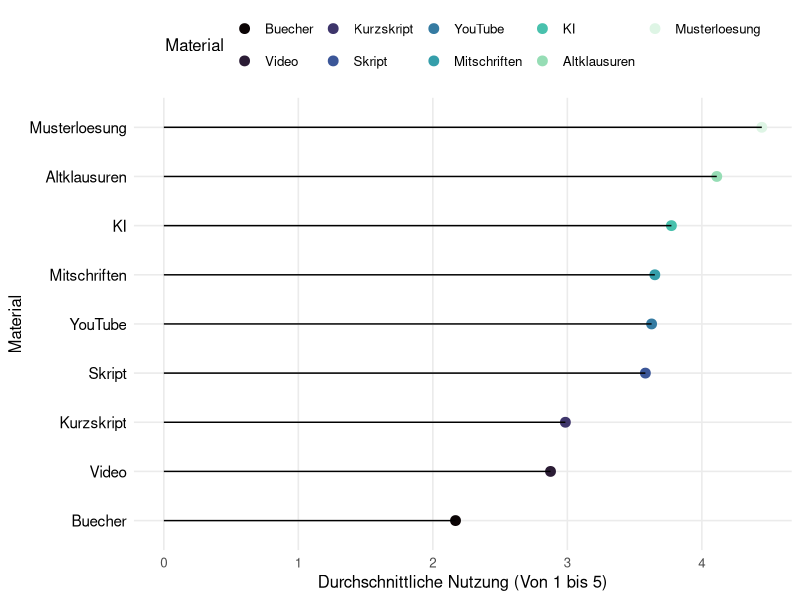
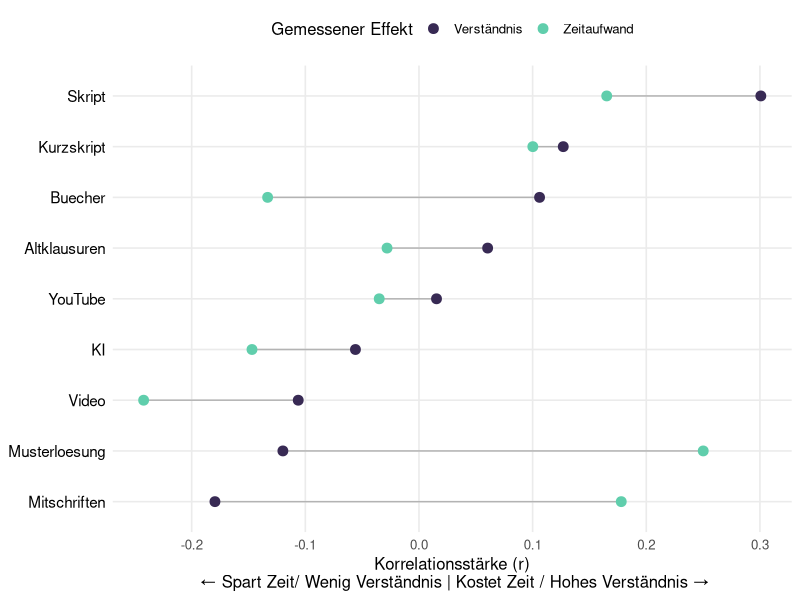
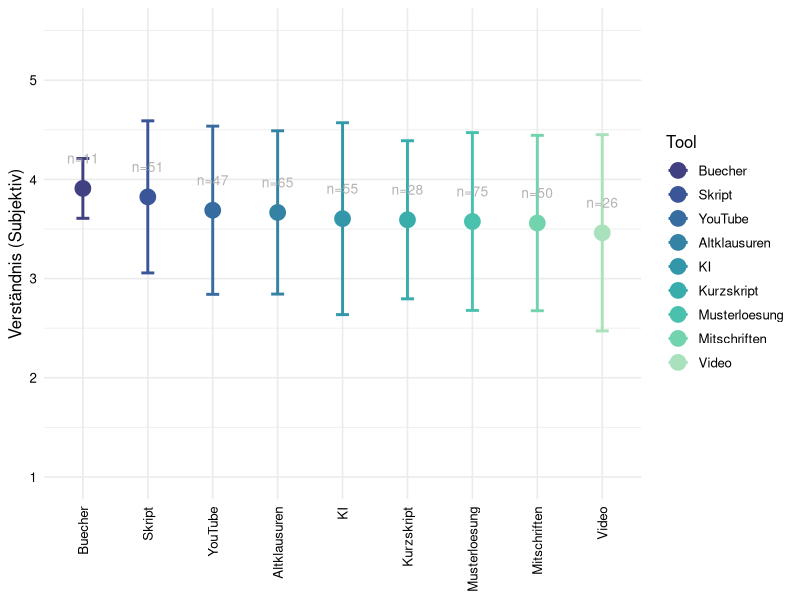
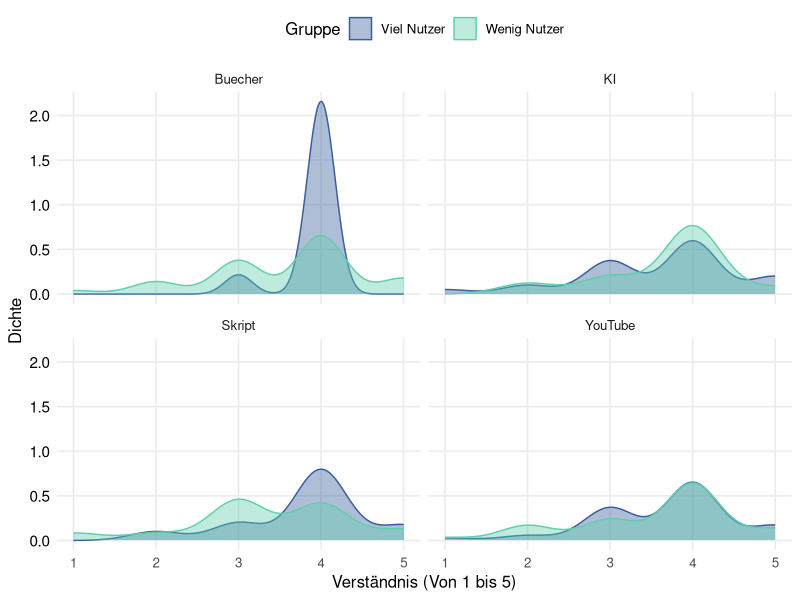

Write the R code that produced these figures, in order. (Note: this script raises an error after producing the figures.)

#Library installieren 
library(tidyverse)

#Reinladen der Umfrage ins global Enviorment
survey.data <- read.csv("results-survey_cleaned.csv")

#Frage/Plot 1 - Ein abbild zeigen von dem was wir eigentlich grade Nutzen
#Die Idee hinter diesem Plot ist für die Analyse dann um den Roten Faden zu halten erstmal zu zeigen was 
#die Studenten eigentlich Nutzen, damit wir nachher Zeigen können das obwohl KI und Digitale Lernmittel
#häufig genutzt werden sie nicht mit einer erfahrung

#Wir extrahieren die passenden Informationen aus unserer Umfrage für unseren Plot
plot.1.data <- survey.data %>%
  #Wir wählen uns die wichtigen Daten aus der Befragung aus (Hier: Die Daten zur Nutzung)
  select(starts_with("Nutzung")) %>%
  #Wir fassen alles zusammen indem wir den Durschnitt für alle mittel ausrechnen und fehlende Werte entfernen
  summarise(across(everything(), mean, na.rm = TRUE)) %>%
  #Wir Formen unser Material um damit wir das ganze mit ggplot vernünftig erstellen 
  #können und bennen Material und den Score richtig um 
  pivot_longer(everything(), names_to = "Material", values_to = "Score") %>%
  #Wir entfernen von den Spalten die bleibsel der csv Datei und Sortieren
  #es so das zuerst die Materialspalte und dann die Scorespalte kommt
  mutate(
    Material = str_remove_all(Material, "Nutzung_|_Num"),
    Material = fct_reorder(Material, Score)
  )

#Wir erstellen unseren Plot für das erste Thema 
plot1 <- ggplot(plot.1.data, aes(x = Score, y = Material)) +
  #Wir erstellen einen kleinen Punkt an der Spitze der Nutzung
  geom_point(size = 3, aes(color = Material)) +
  #Wir zeichnen eine Linie die bis zu dem eben gezeichneten Punkt geht 
  geom_segment(aes(
    x = 0,
    xend = Score,
    y = Material,
    yend = Material
  )) +
  #Hinzufügen von Achsenbeschriftungen
  labs(x = "Durchschnittliche Nutzung (Von 1 bis 5)",
       y = "Material") +
  #Minimal Theme und Farbpallete für Optik vom Plots
  theme_minimal(base_size = 12) +
  theme(
    legend.position = "top", 
    panel.grid.minor = element_blank(),
    plot.title = element_text(face = "bold", size = 16), 
    axis.text.y = element_text(color = "black", size = 11)
  ) +
  scale_color_viridis_d(option = "mako") 

#Wir speichern unsere Grafik fürs Github Projekt
ggsave("Plot1.Nutzung.pdf",
       plot = plot1,
       device = "pdf",
       width = 10,
       height = 4.5)

#Frage/Plot 2 - Zeigen das viele Studenten sich Zeitersparnis beim Studium wünschen

#Um für diese Frage einen guten Plot zu erstellen müssen wir uns erstmal
#anschauen wie Zeitaufwand und Material Korrelieren

cor.time <- survey.data %>%
  summarise(across( 
    starts_with("Nutzung"), #Für alle Spalten die mit "Nutzung" anfangen in der csv
    ~ cor(.x, Effekt_Zeitaufwand_Num, use = "complete.obs") #Berechnen wir die Korrelation mit dem Zeitaufwand
  )) %>%
  #Wir beschriften unsere Zeilen wieder um und formen sie in lange Reihen um
  pivot_longer(everything(), names_to = "Material", values_to = "Zeit.Effekt")

#jetzt bauen wir diese Korrelationswerte auch für den zusammenhang mit dem Verständnis zusammen

cor.understanding <- survey.data %>%
  summarise(across( 
    starts_with("Nutzung"), #Wir nehmen uns wieder alle Nutzungsspalten
    ~ cor(.x, Qualitaet_Verstehen_Num, use = "complete.obs") #Berechnen nur diesesmal die Korrelation mit dem Verständnis
  )) %>%
  
  #Wir beschriften unsere Zeilen wieder um und formen sie in lange Reihen um
  pivot_longer(everything(), names_to = "Material", values_to = "Verstaendnis.Effekt")


#jetzt haben wir die Korrelationsdaten von Zeit und Verständnis wir wollen jetzt diese
#Kombinieren in einen Datensatz den wir dann in ggplot übergeben können

plot.2.data <- left_join(cor.time, cor.understanding, by = "Material") %>%
  mutate(
    Material = str_remove_all(Material, "Nutzung_|_Num"), #Wir entfernen wieder die Umfrage überbleibsel
    Material = fct_reorder(Material, Verstaendnis.Effekt) #Und ordnen die Spalten dann neu an 
  )

#Jetzt können wir unseren finalen ggplot Erstellen das hier wird ein Dumbell Plot 
plot2 <- ggplot(plot.2.data) +
  
  #Dieser Teil baut die Linie in der mitte die die Beiden Korrelationswerte miteinander verbindet 
  geom_segment(aes(
    y = Material, yend = Material,
    x = Zeit.Effekt, xend = Verstaendnis.Effekt
  ), color = "grey70") +
  
  #Hier erstellen wir den Punkt für die Zeit auf dem Graphen
  geom_point(aes(x = Zeit.Effekt, y = Material, color = "Zeitaufwand"), size = 3) +
  
  #Das Hier ist der Punkt für das Verständnis
  geom_point(aes(x = Verstaendnis.Effekt, y = Material, color = "Verständnis"), size = 3) +
  
  #Hier nehmen wir unsere Standard Farbpalette 
  scale_color_viridis_d(option = "mako", begin = 0.2, end = 0.8) +
  #Wir erstellen Überschrift und Achsenbeschriftungen für die Verständnis
  labs(
       x = "Korrelationsstärke (r)\n ← Spart Zeit/ Wenig Verständnis | Kostet Zeit / Hohes Verständnis →",
       y = NULL,
       color = "Gemessener Effekt"
  ) +
  #Wir editieren unser Theme minimal etwas damit es unseren Anforderungen entspricht
  theme_minimal(base_size = 12) +
  theme(
    legend.position = "top", #Sorgt dafür das die Legende oben ist 
    panel.grid.minor = element_blank(),
    plot.title = element_text(face = "bold", size = 16), #Überschrift Makieren und Richtige Größe einstellen 
    axis.text.y = element_text(color = "black", size = 11) #Achsenbeschriftung einfärben und Größe Richtig bestimmen
  )

#Wir speichern wieder unseren Plot 
ggsave("Plot2.cor.time.verst.pdf",
       plot = plot2,
       device = "pdf",
       width = 7,
       height = 4.5)

#Frage/Plot 3 - Welche Materialien Korrelieren Tatsächlich mit dem Gefühl des Veständnis

plot.3.data <- survey.data %>%
  
  #Wir brauchen das verständnis und alle Nutzungs-Spalten
  select(Qualitaet_Verstehen_Num, starts_with("Nutzung")) %>%
  
  #Wir drehen wieder für ggplot die Daten damit alles untereinander steht 
  pivot_longer(
    cols = starts_with("Nutzung"),
    names_to = "Tool",
    values_to = "Haeufigkeit"
  ) %>%
  
  #Wir räumen wieder die Namen auf 
  mutate(Tool = str_remove_all(Tool, "Nutzung_|_Num")) %>%
  
  #Wir filtern alle die das Tool regelmäßig Nutzen
  filter(Haeufigkeit >= 4) %>%
  
  #Wir rechnen absofort pro Tool
  group_by(Tool) %>%
  
  #Jetzt berechnen wir die Werte die wir für den Plot eigentlich brauchen
  summarise(
    Note = mean(Qualitaet_Verstehen_Num, na.rm = TRUE), #Berechnung des Durchschnitts
    Streuung = sd(Qualitaet_Verstehen_Num, na.rm = TRUE), #Fehlerbalken
    Anzahl.User = n() #Wir zeigen an wie viele Nutzer es gab so kann man die aussagekräftigkeit besser einschätzen
  ) %>%
  
  #Sortieren die Notes so das die beste vorne steht 
  mutate(Tool = fct_reorder(Tool, Note, .desc = TRUE))


#Jetzt erstellen wir unseren Mean/Error Plot 
plot3 <- ggplot(plot.3.data, aes(x = Tool, y = Note, color = Tool)) +
  
  #Zuerst erstellen wir den Fehlerbalken
  geom_errorbar(aes(ymin = Note - Streuung, ymax = Note + Streuung),
                width = 0.2, size = 1) +
  #Der Punkt welcher unseren durchschnittswert darstellt 
  geom_point(size = 5) +
  
  #Text Label damit man sieht wie viele Leute zu einer Häufigen Lerngruppe gehören
  geom_text(aes(label = paste0("n=", Anzahl.User)),
            vjust = -2.5, size = 3.5, color = "grey70") +
  
  #Auswählen der Farbpalette
  scale_colour_viridis_d(option = "mako", begin = 0.3, end = 0.9) +
  
  #Jezt fixieren wir die Achsen 
  scale_y_continuous(limits = c(1, 5.5), breaks = 1:5) +
  
  #Beschriftung(WIP)
  labs(
    y = "Verständnis (Subjektiv)",
    x = NULL 
  ) +
  theme_minimal(base_size = 12) +
  theme(
    axis.text.x = element_text(angle = 90, vjust = 0.5, hjust = 1, color = "black"),
    axis.text.y = element_text(color = "black"),
    legend.position = "right"
  )

#Wir speichern wieder unseren Plot
ggsave("Plot3.Errorplot.pdf",
       plot = plot3,
       device = "pdf",
       width = 7,
       height = 3.5)


#Frage/Plot 4 - Macht es einen unterschied für die Note, ob ich ein Tool viel oder wenig nutze?

#Wir erstellen hierfür einen Density Plot, ursprünglich wollte ich nen einfachen 
#Boxplot verwenden aber das war mir ein wenig zu langweilig

#Wir starten wie immer mit unserer datenumformung
plot.4.data <- survey.data %>%
  
  #Wir wählen die Zeilen aus die wir brauchen das Verständnis und Nutzung 
  #von KI und Youtube im Vergleich mit Skript und Büchern
  select(Qualitaet_Verstehen_Num,
         Nutzung_Skript_Num,
         Nutzung_KI_Num,
         Nutzung_YouTube_Num,
         Nutzung_Buecher_Num) %>%
  
  #Wir drehen die Daten wieder für den ggplot
  pivot_longer(cols = starts_with("Nutzung"),
               names_to = "Tool",
               values_to = "Haeufigkeit") %>%
  
  #Wir machen unseren Datensatz wieder für den Plot "sauber"
  mutate(Tool = str_remove_all(Tool, "Nutzung_|_Num")) %>%
  
  #Wir filtern alle störenden NAs raus 
  filter(!is.na(Haeufigkeit), !is.na(Qualitaet_Verstehen_Num)) %>%
  
  #Jetzt unterscheiden wir die Studenten in 2 Gruppen
  mutate(Gruppe = if_else(Haeufigkeit >= 4,
                          "Viel Nutzer",
                          "Wenig Nutzer")) %>%
  
  #Wir filtern Tool nur nach den Tools die wir tatsächlich haben wollen in unserem Density Plot
  filter(Tool %in% c("Skript", "KI", "YouTube", "Buecher"))

#Jetzt erstellen wir unseren density Plot 
plot4 <- ggplot(plot.4.data, aes(x = Qualitaet_Verstehen_Num, fill = Gruppe, color = Gruppe)) +
  
  #Wir erstellen unseren density Plot mit alpha = 0.4 damit die Hügel transparent sind 
  geom_density(alpha = 0.4) +
  
  #Dieser Befehl sorgt dafür das wir sozusagen Mini Plots für jedes der Materialien erstellen 
  facet_wrap(~Tool) +
  
  #Hier nehmen wir unsere Standard Farbpalette 
  scale_fill_viridis_d(option = "mako", begin = 0.4, end = 0.8) +
  scale_color_viridis_d(option = "mako", begin = 0.4, end = 0.8) +
  
  #Wir erstellen Überschrift und Achsenbeschriftungen für die Verständnis
  labs(
       x = "Verständnis (Von 1 bis 5)",
       y = "Dichte",
       fill = "Gruppe"
  ) +
  
  #Wir editieren unser Theme minimal etwas damit es unseren Anforderungen entspricht
  theme_minimal(base_size = 12) +
  theme(
    legend.position = "top", #Sorgt dafür das die Legende oben ist 
    panel.grid.minor = element_blank(),
    plot.title = element_text(face = "bold", size = 16), #Überschrift Makieren und Richtige Größe einstellen 
    axis.text.y = element_text(color = "black", size = 11) #Achsenbeschriftung einfärben und Größe Richtig bestimmen
  )


#Wir speichern wieder unsere Grafik 
ggsave("Plot4.Verständnisdichte.pdf",
       plot = plot4,
       device = "pdf",
       width = 7,
       height = 3.5)

#Frage4.5/Plot4.5 - Mit welchen Effekten Korrelieren die Arbeitsmaterialien
#Es fehlt zwischen PLot 4 und 5 für die Argumentation unserer These der Übergang deswegen
#gucken wir uns jetzt an wie die Materialien mit den Effekten zusammenhängen die für die Zufriedenheit sorgen können


plot.4.5.data <- survey.data %>%
  #Wir wählen wieder alle Spalten aus die wir brauchen 
  select(starts_with("Nutzung_"),
         Effekt_Sicherheit_Num,
         Effekt_Stress_Num,
         Effekt_Zeitaufwand_Rev,
         Qualitaet_Verstehen_Num) %>%
  #Wir berechnen von diesen Aspekten die Korrelationen und filtern wieder die NAs
  cor(use = "pairwise.complete.obs") %>%
  
  #Wir wenden wieder unseren Umformatierungstrick an
  as.table() %>%
  as.data.frame() %>%
  filter(
    str_detect(Var1, "Nutzung"),
    !str_detect(Var2, "Nutzung")
  ) %>%
  mutate(
    Tool = str_remove_all(Var1, "Nutzung_|_Num"),
    Effekt = str_remove_all(Var2, "Effekt_|Qualitaet_|_Num|_Rev")
  )

plot4.5 <- ggplot(plot.4.5.data, aes(x = Freq, y = reorder(Effekt, Freq), fill = Effekt)) +
  geom_col() +
  facet_wrap(~Tool, ncol = 3) +
   
   
   geom_text(aes(label = sprintf("%.2f", Freq),
                 hjust = ifelse(Freq > 0, -0.3, 1.3)),
             size = 3.5,
             color = "black") +
  scale_fill_viridis_d(option = "mako", begin = 0.3, end = 0.8) +
  geom_vline(xintercept = 0, linetype = "dashed", color = "grey70") +
  labs(
    x = "Korrelation (r) (Höher ist hier immer besser)",
    y = NULL
  ) +
  theme_minimal(base_size = 12)

#Wir speichern wieder unser Bild
ggsave("Plot4.5.Korrelation.pdf",
       plot = plot4.5,
       device = "pdf",
       width = 10,
       height = 5.5)

#Plot/Frage 5 - Wie Korrelieren Qualitäts und Effekteigenschaften mit der Zufriedenheit
plot.5.data <- survey.data %>%
  
  #Wir suchen alle Eigenschaften raus die mit der Zufriedenheit interessant korrelieren könnten
  select(starts_with("Qualitaet_"), starts_with("Effekt_"), Zufriedenheit_Score) %>%
  
  select(-Effekt_Zeitaufwand_Num, -Qualitaet_Arbeitsbelastung_Num) %>%

  #Wir berechnen die Korrelation zwischen allen werten und filtern wieder NAs
  cor(use = "pairwise.complete.obs") %>%
  
  #Formen die Matrix zuerst in eine Tabelle und dann in einen Data Frame um 
  as.table() %>%
  as.data.frame() %>%
  
  #Wir filtern alle Korrelationen heraus so dass nurnoch die wichtigen Dinge übrig sind 
  filter(Var1 != "Zufriedenheit_Score", Var2 == "Zufriedenheit_Score") %>%
  
  mutate(
    Faktor = str_remove_all(Var1, "Qualitaet_|Effekt_|_Num|_Rev"),
  ) %>%
  
  mutate(Faktor = fct_reorder(Faktor, Freq)) 

plot5 <- ggplot(plot.5.data, aes(x = Freq, y = Faktor, fill = Freq > 0)) +
  geom_col(width = 0.5) +
  geom_vline(xintercept = 0, linetype = "solid", color = "grey70") +
  geom_text(aes(label = sprintf("%.2f", Freq),
                hjust = ifelse(Freq > 0, -0.3, 1.3)),
            size = 3.5,
            color = "black") +
  
  scale_fill_viridis_d(option = "mako", begin = 0.3, end = 0.8) +
  labs(
    x = "Korrelation mit Zufriedenheit",
    y = NULL,
    fill = NULL) +
  
  theme_minimal(base_size = 12) +
  theme(
    legend.position = "top",
    panel.grid.minor = element_blank()
  )

#Wir Speichern wieder unsere Ergebnisse
ggsave("Plot5.Effekt.cor.pdf",
       plot = plot5,
       device = "pdf",
       width = 7,
       height = 4.5)

#Plot 6 - Sonderanfertigung - Fokussierte Korrelationsheatmap für Annika

plot.6.data <- survey.data %>%
  
  select(Zufriedenheit_Score,
         matches("^(Nutzung|Qualiteat|Effekt).*_Num$")) %>%
  cor(use = "pairwise.complete.obs") %>%
  as.table() %>%
  as.data.frame() %>%
  
  mutate(
    Var1 = str_remove_all(Var1, "Nutzung_|Qualitaet_|Effekt_|_Num|_Score|_Rev"),
    Var2 = str_remove_all(Var2, "Nutzung_|Qualitaet_|Effekt_|_Num|_Score|_Rev"),
  )

current.order <- unique(plot.6.data$Var1)
desired.order <- c("zufriedenheit", setdiff(current.order, "Zufriedenheit"))

plot.6.data <- plot.6.data %>%
  
  mutate(
    Var1 = factor(Var1, levels = desired.order),
    Var2 = factor(Var2, levels = desired.order)
  )

plot6 <- ggplot(plot.6.data, aes(x = Var1, y = Var2)) +
  
  geom_tile(aes(fill = Freq)) +
  
  geom_text(color = "black", aes(label = round(Freq, 2), size = 2.5)) +
  
  
  scale_fill_viridis_c(option = "mako", begin = 0.3, end = 0.8, limits = c(-1, 1)) +
  
  labs(
    x = NULL,
    y = NULL,
    fill = "Korrelation"
  ) +
  theme_minimal(base_size = 12) +
  
  theme(
    axis.text.x = element_text(angle = 90, vjust = 0.5, hjust = 1, color = "black"),
    axis.text.y = element_text(color = "black"),
    panel.grid = element_blank(),
    legend.position = "right"
  ) +
  
  coord_fixed()

 
ggsave("Plot6.compressed.Heatmap.pdf",
       plot = plot6,
       device = "pdf",
       width = 10,
       height = 10)

  
  
  
